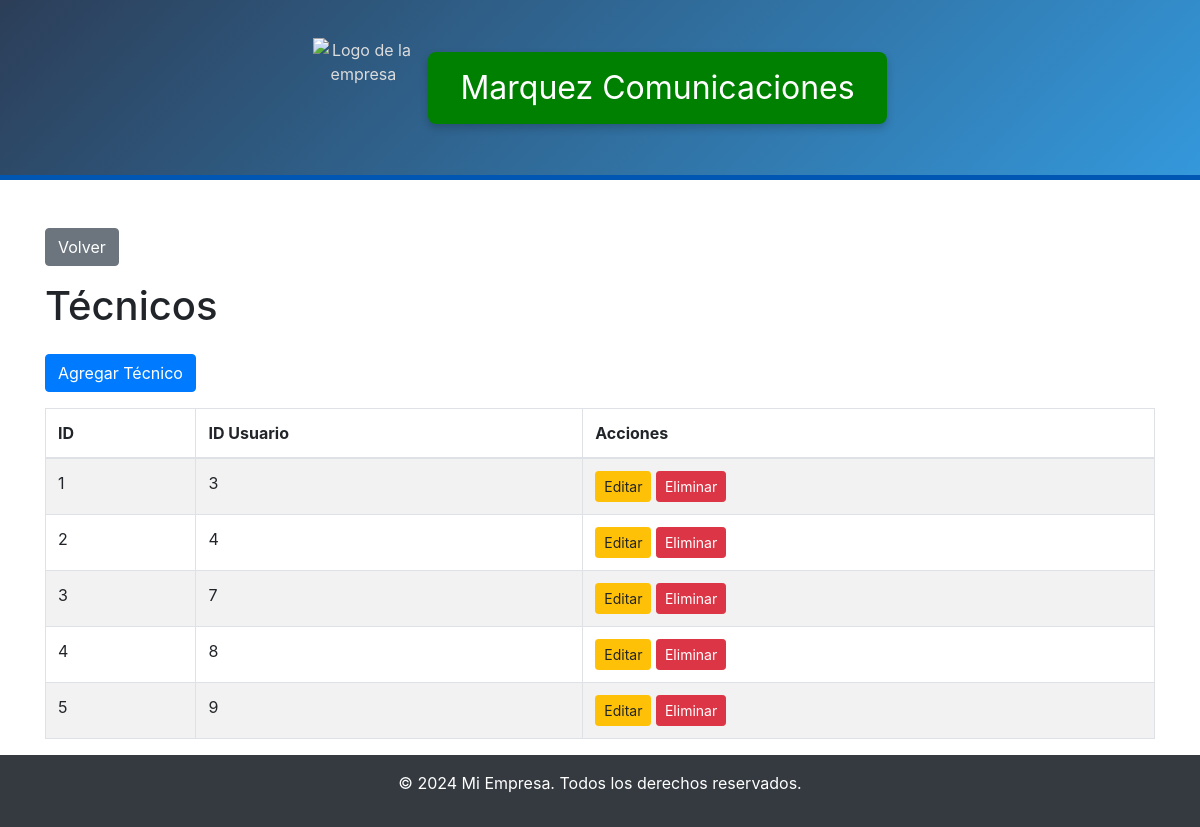
The page /administrador/tecnicos/index.php on the database its author committed.
### tables this page shows
CREATE TABLE `tecnicos` (
  `id_tecnicos` int(11) NOT NULL,
  `id_usuario` int(11) DEFAULT NULL
);

### administrador/tecnicos/index.php (the view, shortened to what this page needs)
<?php
include '../../base_datos/db.php';
$query = "SELECT * FROM tecnicos";
$result = mysqli_query($conn, $query);
?>
<?php include('../../includes/header.php'); ?>
<div class="container mt-5">
    <a href="../administrador.php" class="btn btn-secondary mb-3">Volver</a>
    <h1 class="mb-4">Técnicos</h1>
    <a href="create.php" class="btn btn-primary mb-3">Agregar Técnico</a>
    <table class="table table-striped table-bordered">
        <thead>
            <tr>
                <th>ID</th>
                <th>ID Usuario</th>
                <th>Acciones</th>
            </tr>
        </thead>
        <tbody>
            <?php while ($row = mysqli_fetch_assoc($result)) { ?>
            <tr>
                <td><?php echo htmlspecialchars($row['id_tecnicos']); ?></td>
                <td><?php echo htmlspecialchars($row['id_usuario']); ?></td>
                <td>
                    <a href="edit.php?id_tecnicos=<?php echo htmlspecialchars($row['id_tecnicos']); ?>" class="btn btn-warning btn-sm">Editar</a>
                    <a href="delete.php?id_tecnicos=<?php echo htmlspecialchars($row['id_tecnicos']); ?>" class="btn btn-danger btn-sm">Eliminar</a>
                </td>
            </tr>
            <?php } ?>
        </tbody>
    </table>
</div>
<?php include('../../includes/footer.php'); ?>

### includes/header.php (style rules this page uses)
body { padding-top: 180px; }

### rows shown on the page
tecnicos: id_tecnicos "1", id_usuario "3"
tecnicos: id_tecnicos "2", id_usuario "4"
tecnicos: id_tecnicos "3", id_usuario "7"
tecnicos: id_tecnicos "4", id_usuario "8"
tecnicos: id_tecnicos "5", id_usuario "9"
